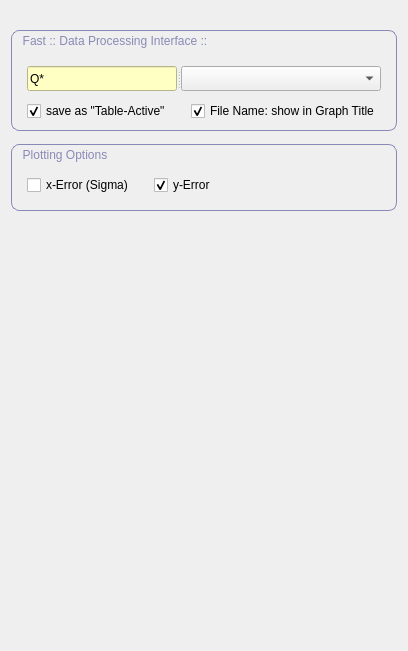
     <widget class="QWidget" name="tab_3">
      <attribute name="title">
       <string>Plot Tools</string>
      </attribute>
      <layout class="QVBoxLayout" name="verticalLayout_19">
       <property name="spacing">
        <number>0</number>
       </property>
       <property name="topMargin">
        <number>30</number>
       </property>
       <item>
        <widget class="QGroupBox" name="buttonGroupFastPlot">
         <property name="sizePolicy">
          <sizepolicy hsizetype="Expanding" vsizetype="Fixed">
           <horstretch>0</horstretch>
           <verstretch>0</verstretch>
          </sizepolicy>
         </property>
         <property name="minimumSize">
          <size>
           <width>0</width>
           <height>100</height>
          </size>
         </property>
         <property name="maximumSize">
          <size>
           <width>16777215</width>
           <height>1000</height>
          </size>
         </property>
         <property name="baseSize">
          <size>
           <width>0</width>
           <height>0</height>
          </size>
         </property>
         <property name="font">
          <font>
           <weight>50</weight>
           <bold>false</bold>
           <underline>false</underline>
           <stylestrategy>PreferDefault</stylestrategy>
           <kerning>false</kerning>
          </font>
         </property>
         <property name="autoFillBackground">
          <bool>false</bool>
         </property>
         <property name="styleSheet">
          <string notr="true"> QGroupBox::title { 
    color: rgb(137, 137, 183);
    background-color: transparent;
    subcontrol-position: top left; /* position at the top left*/ 
    padding:4px 10px;
   border-radius: 8px;
 } 
QGroupBox {border: 1px solid rgb(137, 137, 183); border-radius: 8px;}

</string>
         </property>
         <property name="inputMethodHints">
          <set>Qt::ImhNone</set>
         </property>
         <property name="title">
          <string>Fast :: Data Processing Interface ::</string>
         </property>
         <property name="flat">
          <bool>true</bool>
         </property>
         <property name="checkable">
          <bool>false</bool>
         </property>
         <property name="checked">
          <bool>false</bool>
         </property>
         <layout class="QVBoxLayout" name="verticalLayout_12">
          <property name="spacing">
           <number>10</number>
          </property>
          <property name="leftMargin">
           <number>15</number>
          </property>
          <property name="topMargin">
           <number>35</number>
          </property>
          <property name="rightMargin">
           <number>15</number>
          </property>
          <item>
           <widget class="QSplitter" name="splitter5">
            <property name="orientation">
             <enum>Qt::Horizontal</enum>
            </property>
            <widget class="QLineEdit" name="lineEditFastPlot">
             <property name="sizePolicy">
              <sizepolicy hsizetype="Fixed" vsizetype="Fixed">
               <horstretch>0</horstretch>
               <verstretch>0</verstretch>
              </sizepolicy>
             </property>
             <property name="minimumSize">
              <size>
               <width>80</width>
               <height>25</height>
              </size>
             </property>
             <property name="maximumSize">
              <size>
               <width>150</width>
               <height>25</height>
              </size>
             </property>
             <property name="styleSheet">
              <string notr="true">background-color: rgb(255, 255, 195);</string>
             </property>
             <property name="text">
              <string>Q*</string>
             </property>
            </widget>
            <widget class="QComboBox" name="comboBoxFastPlot">
             <property name="sizePolicy">
              <sizepolicy hsizetype="Expanding" vsizetype="Fixed">
               <horstretch>0</horstretch>
               <verstretch>0</verstretch>
              </sizepolicy>
             </property>
             <property name="minimumSize">
              <size>
               <width>0</width>
               <height>25</height>
              </size>
             </property>
             <property name="maximumSize">
              <size>
               <width>16777215</width>
               <height>25</height>
              </size>
             </property>
             <property name="font">
              <font/>
             </property>
            </widget>
           </widget>
          </item>
          <item>
           <layout class="QHBoxLayout" name="horizontalLayout_16">
            <property name="spacing">
             <number>20</number>
            </property>
            <item>
             <widget class="QCheckBox" name="checkBoxFastPlot">
              <property name="enabled">
               <bool>true</bool>
              </property>
              <property name="sizePolicy">
               <sizepolicy hsizetype="Fixed" vsizetype="Fixed">
                <horstretch>0</horstretch>
                <verstretch>0</verstretch>
               </sizepolicy>
              </property>
              <property name="maximumSize">
               <size>
                <width>160</width>
                <height>16777215</height>
               </size>
              </property>
              <property name="font">
               <font/>
              </property>
              <property name="text">
               <string>save as &quot;Table-Active&quot;</string>
              </property>
              <property name="checked">
               <bool>true</bool>
              </property>
             </widget>
            </item>
            <item>
             <widget class="QCheckBox" name="checkBoxShowTableNameInGraph">
              <property name="enabled">
               <bool>true</bool>
              </property>
              <property name="sizePolicy">
               <sizepolicy hsizetype="Fixed" vsizetype="Fixed">
                <horstretch>0</horstretch>
                <verstretch>0</verstretch>
               </sizepolicy>
              </property>
              <property name="maximumSize">
               <size>
                <width>300</width>
                <height>16777215</height>
               </size>
              </property>
              <property name="font">
               <font/>
              </property>
              <property name="text">
               <string>File Name: show in Graph Title</string>
              </property>
              <property name="checked">
               <bool>true</bool>
              </property>
             </widget>
            </item>
            <item>
             <spacer name="horizontalSpacer_17">
              <property name="orientation">
               <enum>Qt::Horizontal</enum>
              </property>
              <property name="sizeHint" stdset="0">
               <size>
                <width>1</width>
                <height>5</height>
               </size>
              </property>
             </spacer>
            </item>
           </layout>
          </item>
         </layout>
        </widget>
       </item>
       <item>
        <spacer name="horizontalSpacer_12">
         <property name="orientation">
          <enum>Qt::Vertical</enum>
         </property>
         <property name="sizeType">
          <enum>QSizePolicy::Fixed</enum>
         </property>
         <property name="sizeHint" stdset="0">
          <size>
           <width>13</width>
           <height>13</height>
          </size>
         </property>
        </spacer>
       </item>
       <item>
        <widget class="QGroupBox" name="buttonGroupPlot">
         <property name="sizePolicy">
          <sizepolicy hsizetype="Expanding" vsizetype="Minimum">
           <horstretch>0</horstretch>
           <verstretch>0</verstretch>
          </sizepolicy>
         </property>
         <property name="minimumSize">
          <size>
           <width>0</width>
           <height>0</height>
          </size>
         </property>
         <property name="maximumSize">
          <size>
           <width>16777215</width>
           <height>1040</height>
          </size>
         </property>
         <property name="baseSize">
          <size>
           <width>0</width>
           <height>0</height>
          </size>
         </property>
         <property name="font">
          <font>
           <weight>50</weight>
           <bold>false</bold>
           <underline>false</underline>
           <stylestrategy>PreferDefault</stylestrategy>
           <kerning>false</kerning>
          </font>
         </property>
         <property name="autoFillBackground">
          <bool>false</bool>
         </property>
         <property name="styleSheet">
          <string notr="true"> QGroupBox::title { 
    color: rgb(137, 137, 183);
    background-color: transparent;
    subcontrol-position: top left; /* position at the top left*/ 
    padding:4px 10px;
   border-radius: 8px;
 } 
QGroupBox {border: 1px solid rgb(137, 137, 183); border-radius: 8px;}

</string>
         </property>
         <property name="inputMethodHints">
          <set>Qt::ImhNone</set>
         </property>
         <property name="title">
          <string>Plotting Options</string>
         </property>
         <property name="flat">
          <bool>true</bool>
         </property>
         <property name="checkable">
          <bool>false</bool>
         </property>
         <property name="checked">
          <bool>false</bool>
         </property>
         <layout class="QHBoxLayout" name="horizontalLayout_23">
          <property name="spacing">
           <number>20</number>
          </property>
          <property name="leftMargin">
           <number>15</number>
          </property>
          <property name="topMargin">
           <number>30</number>
          </property>
          <property name="rightMargin">
           <number>15</number>
          </property>
          <property name="bottomMargin">
           <number>15</number>
          </property>
          <item>
           <widget class="QCheckBox" name="checkBoxXerror">
            <property name="text">
             <string>x-Error (Sigma)</string>
            </property>
           </widget>
          </item>
          <item>
           <widget class="QCheckBox" name="checkBoxYerror">
            <property name="text">
             <string>y-Error</string>
            </property>
            <property name="checked">
             <bool>true</bool>
            </property>
           </widget>
          </item>
          <item>
           <spacer name="horizontalSpacer_13">
            <property name="orientation">
             <enum>Qt::Horizontal</enum>
            </property>
            <property name="sizeHint" stdset="0">
             <size>
              <width>1</width>
              <height>5</height>
             </size>
            </property>
           </spacer>
          </item>
         </layout>
        </widget>
       </item>
       <item>
        <spacer name="spacer45_2">
         <property name="orientation">
          <enum>Qt::Vertical</enum>
         </property>
         <property name="sizeType">
          <enum>QSizePolicy::Expanding</enum>
         </property>
         <property name="sizeHint" stdset="0">
          <size>
           <width>5</width>
           <height>429</height>
          </size>
         </property>
        </spacer>
       </item>
      </layout>
     </widget>
